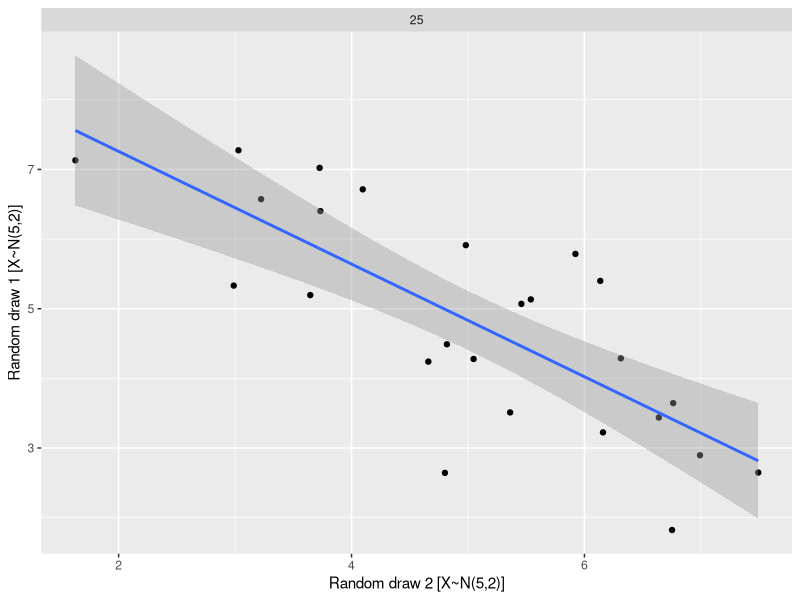
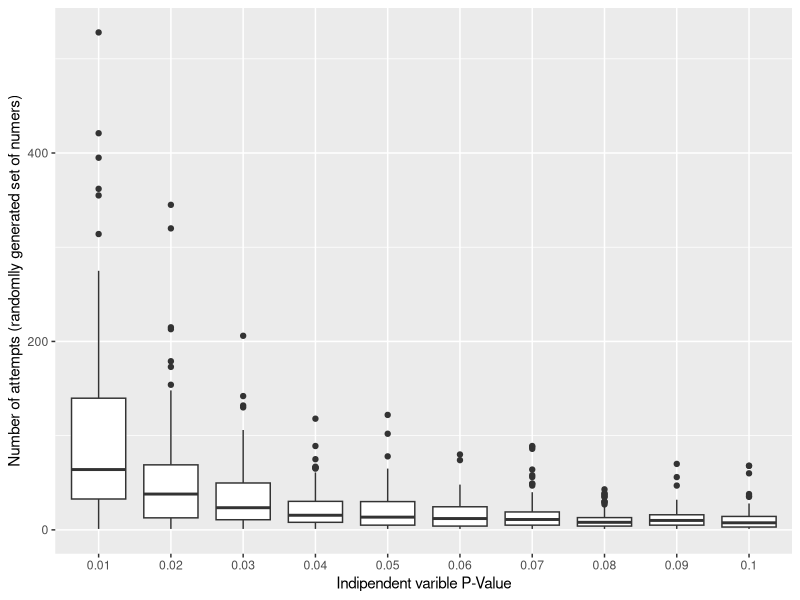
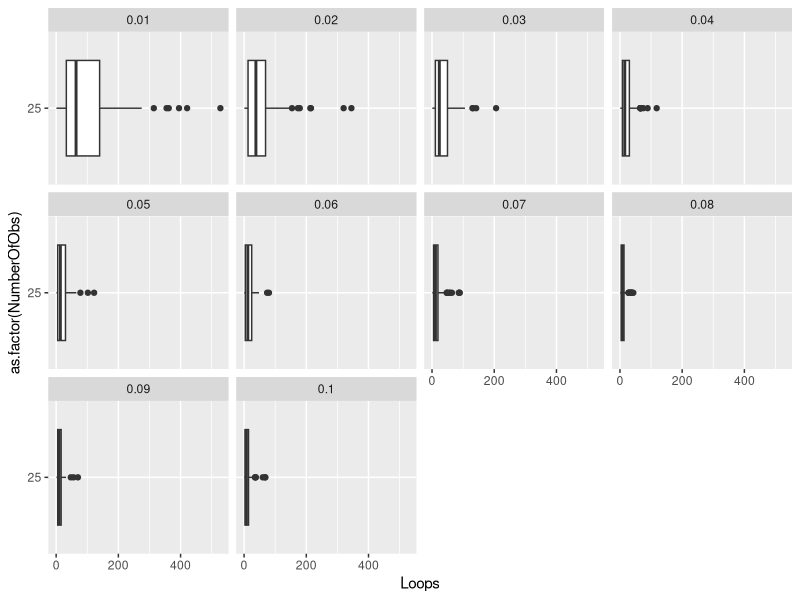

Recreate these plots in R, in order.
# Load libraries that are required for the similation
library(tidyverse)
library(ggplot2)

Mining <- data.frame()      # Data Frame, no stress
BestFitDf <- data.frame()   #
BestFitData <- data.frame()
obsN <- 0                   # counter for the data frame that stores the results, do not change
Pvals <- c(1:10)            # The range of P-values I want to achive, keep as 1:10 for 1% - 10% levles
MaxPvalue <- 99         # just to set the stage for the "while" loop later
Ns = c(25) # 50,100,1000,10000)    # Set the number of observatiosn to regress, feel free to change
Runs <- c(1:100)                # Number times you want to "achive" set P-value target

for (N in Ns)       {   # I want to do this for N many observations
  for (j in Runs)     {       # I want to achive a P-value < j, Runs times
    for (i in Pvals)    {     # I want to run through all i p-values

      # I want to run a loop, until P-value < i
      KeyPvalue <- 99   # set minimum P-value to be above minimum 
      Counter <- 0      # This is a counter, that counts how many times I have generated two random series of data
      
      # generate new random series of data until I find a significant p-value 
      # note, I have picked a random distr. with mean = 5 and sd = 2
      while(KeyPvalue > i/100) {   
        Df <-   data.frame(
                  rnorm(n = N, mean = 5,sd = 2), 
                  rnorm(n = N, mean = 5,sd = 2),
                  N
                )
        Df <- setNames(Df, c("Random_1", "Random_2", "N"))   # put names on vars 
        
        # Regress the random series on each other
        Regression <- lm(data = Df, 
           formula = Random_1 ~ Random_2
          )
        
        KeyPvalue <- summary(Regression)$coefficients[2,4]  # Store current p-value
        Counter <- Counter + 1  # count the number of regression attempts
        
        # store the best regression in a Dataframe
        if (KeyPvalue < MaxPvalue) {
          MaxPvalue <- KeyPvalue
          BestFitDf <- Df
        }
        
      }
      
    # populate data frame with the  number of attempts and P-value limit 
    obsN <- obsN + 1
    Mining[obsN,1] <- Counter
    Mining[obsN,2] <- i/100
    Mining[obsN,3] <- N
    
    print(paste0("Nss ", N))  # nice to see where you stand
    }
    
    print(paste0("run n ",j)) # again nice
  }
  
  # put the best regression of each sample size in dataframe
  BestFitData <- rbind(BestFitData, BestFitDf)
  MaxPvalue <- 99   #reset max p-value for findg best regression above
}

# Give varibles names
Mining <-  setNames(Mining, c("Loops", "PValueLimit", "NumberOfObs"))

# scatter different sample sizes
ggplot(data = BestFitData) +
  aes(x = Random_2, y = Random_1) +
  geom_point() + 
  geom_smooth(method = lm) +
  facet_wrap(vars(N)) +
  xlab("Random draw 2 [X~N(5,2)]") +
  ylab("Random draw 1 [X~N(5,2)]")

# single box chart 
ggplot(data = Mining) +
  aes(y = Loops, x = as.character(PValueLimit)) +
  geom_boxplot() + 
  xlab("Indipendent varible P-Value") +
  ylab("Number of attempts (randomlly generated set of numers)")

# summary dataset
SummaryResults <- Mining %>%
  group_by(PValueLimit, NumberOfObs) %>%
  summarise(sum = sum(Loops),
            mean = mean(Loops))

# insert a varible into Summary data, to show that P-value is almost always the same
SummaryResults$Probability <- round(max(Runs) / SummaryResults$sum,digits = 2)

# Plot all the data in Mining, to show how different p-values are reached
Mining %>%
  ggplot() +
    aes(y = Loops, x = as.factor(NumberOfObs)) +
    geom_boxplot() +
    facet_wrap(vars(PValueLimit)) +
    coord_flip()

